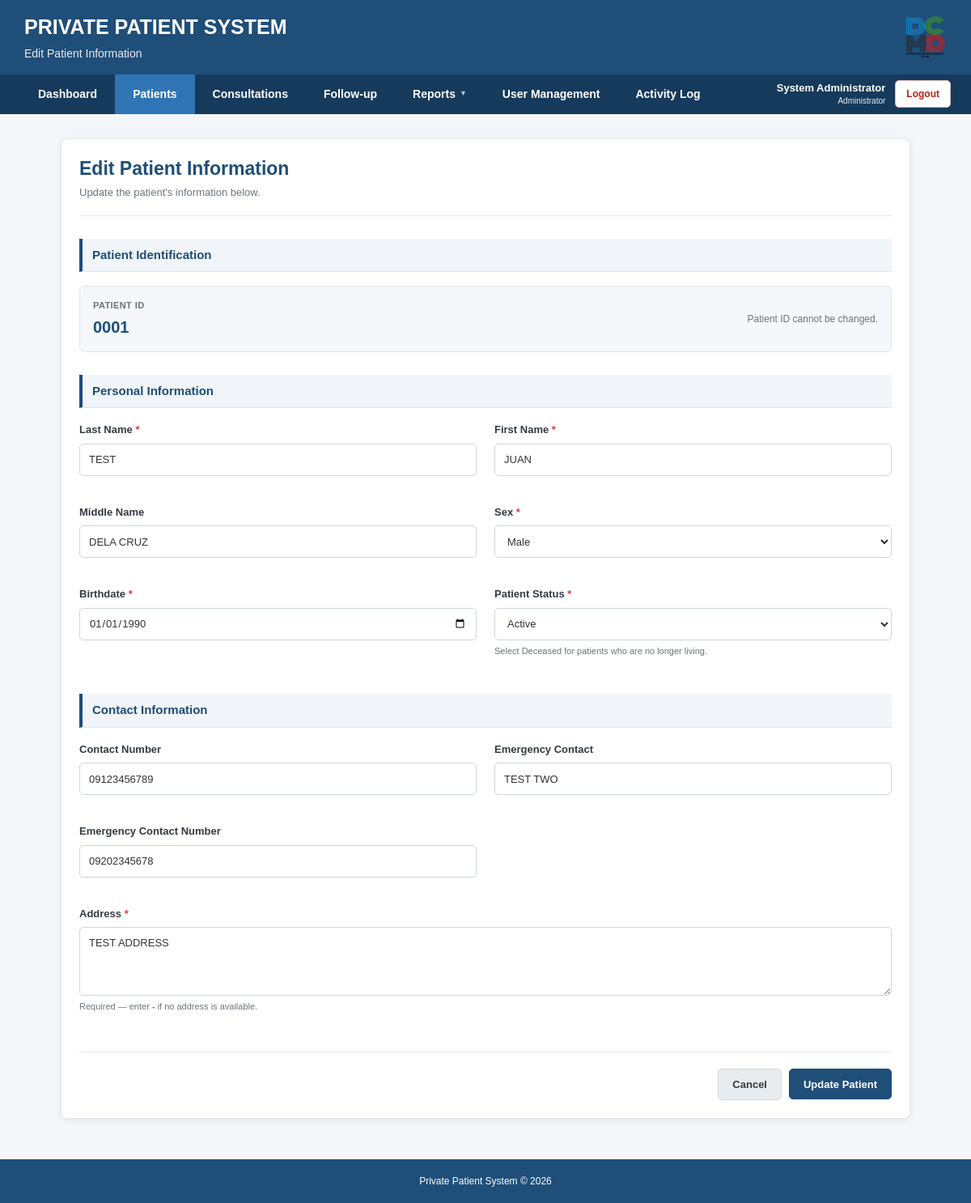
Screenshot of /patients/edit.php?id=12 (signed in) with the database file from the repository.
### tables this page shows
CREATE TABLE IF NOT EXISTS `patients` (
  `id` int(11) NOT NULL AUTO_INCREMENT,
  `patient_id` varchar(10) NOT NULL,
  `last_name` varchar(100) NOT NULL,
  `first_name` varchar(100) NOT NULL,
  `middle_name` varchar(100) DEFAULT NULL,
  `birthdate` date NOT NULL,
  `sex` enum('Male','Female') NOT NULL,
  `address` text,
  `contact_no` varchar(20) DEFAULT NULL,
  `emergency_contact` varchar(150) DEFAULT NULL,
  `emergency_contact_no` varchar(20) DEFAULT NULL,
  `date_registered` date NOT NULL,
  `status` enum('Active','Inactive','Deceased') NOT NULL DEFAULT 'Active',
  `created_at` timestamp NOT NULL DEFAULT CURRENT_TIMESTAMP,
  PRIMARY KEY (`id`),
  UNIQUE KEY `patient_id` (`patient_id`)
);

### patients/edit.php (the view, shortened to what this page needs)
<?php
require_once "../config/database.php";
$id = isset($_GET['id']) ? intval($_GET['id']) : 0;
$sql = "SELECT * FROM patients WHERE id = ?";
$stmt = $conn->prepare($sql);
$stmt->bind_param("i", $id);
$stmt->execute();
$result = $stmt->get_result();
$patient = $result->fetch_assoc();
$currentStatus = !empty($patient['status'])
    ? $patient['status']
    : 'Active';
require_once "../includes/header.php";
require_once "../includes/navigation.php";
?>
<main class="main-container">
    <div class="card edit-patient-card">
        <div class="card-header">
            <div>
                <h2>
                    Edit Patient Information
                </h2>
                <p>
                    Update the patient's information below.
                </p>
            </div>
        </div>
        <form
            action="update.php"
            method="POST"
            id="editPatientForm"
        >
            <div class="section-title">
                Patient Identification
            </div>
            <div class="patient-id-display">
                <div class="patient-id-info">
                    <span class="patient-id-label">
                        Patient ID
                    </span>
                    <span class="patient-id-number">
                        <?php
                        echo htmlspecialchars(
                            $patient['patient_id']
                        );
                        ?>
                    </span>
                </div>
                <div class="patient-id-note">
                    Patient ID cannot be changed.
                </div>
            </div>
            <div class="section-title">
                Personal Information
            </div>
            <div class="form-grid">
                <div class="form-group">
                    <label>
                        Last Name
                        <span class="required">*</span>
                    </label>
                    <input
                        type="text"
                        name="last_name"
                        class="uppercase-field"
                        value="<?php
                            echo htmlspecialchars(
                                $patient['last_name']
                            );
                        ?>"
                        autocomplete="family-name"
                        required
                    >
                </div>
                <div class="form-group">
                    <label>
                        First Name
                        <span class="required">*</span>
                    </label>
                    <input
                        type="text"
                        name="first_name"
                        class="uppercase-field"
                        value="<?php
                            echo htmlspecialchars(
                                $patient['first_name']
                            );
                        ?>"
                        autocomplete="given-name"
                        required
                    >
                </div>
                <div class="form-group">
                    <label>
                        Middle Name
                    </label>
                    <input
                        type="text"
                        name="middle_name"
                        class="uppercase-field"
                        value="<?php
                            echo htmlspecialchars(
                                $patient['middle_name']
                            );
                        ?>"
                    >
                </div>
                <div class="form-group">
                    <label>
                        Sex
                        <span class="required">*</span>
                    </label>
                    <select
                        name="sex"
                        required
                    >
                        <option
                            value="Male"
                            <?php
                            echo (
                                $patient['sex'] == 'Male'
                            )
                                ? 'selected'
                                : '';
                            ?>
                        >
                            Male
                        </option>
                    </select>
                </div>
                <div class="form-group">
                    <label>
                        Birthdate
                        <span class="required">*</span>
                    </label>
                    <input
                        type="date"
                        name="birthdate"
                        value="<?php
                            echo htmlspecialchars(
                                $patient['birthdate']
                            );
                        ?>"
                        max="<?php echo date('Y-m-d'); ?>"
                        required
                    >
                </div>
                <div class="form-group">
                    <label>
                        Patient Status
                        <span class="required">*</span>
                    </label>
                    <select
                        name="status"
                        required
                    >
                        <option
                            value="Active"
                            <?php
                            echo (
                                $currentStatus == 'Active'
                            )
                                ? 'selected'
                                : '';
                            ?>
                        >
                            Active
                        </option>
                    </select>
                    <div class="status-note">
                        Select Deceased for patients who are no longer living.
                    </div>
                </div>
            </div>
            <div class="section-title">
                Contact Information
            </div>
            <div class="form-grid">
                <div class="form-group">
                    <label>
                        Contact Number
                    </label>
                    <input
                        type="text"
                        name="contact_no"
                        maxlength="11"
                        inputmode="numeric"
                        autocomplete="tel"
                        value="<?php
                            echo htmlspecialchars(
                                $patient['contact_no']
                            );
                        ?>"
                        oninput="
                            this.value =
                            this.value
                            .replace(/[^0-9]/g, '')
                            .slice(0, 11);
                        "
                    >
                </div>
                <div class="form-group">
                    <label>
                        Emergency Contact
                    </label>
                    <input
                        type="text"
                        name="emergency_contact"
                        class="uppercase-field"
                        value="<?php
                            echo htmlspecialchars(
                                $patient['emergency_contact']
                            );
                        ?>"
                    >
                </div>
                <div class="form-group">
                    <label>
                        Emergency Contact Number
                    </label>
                    <input
                        type="text"
                        name="emergency_contact_no"
                        maxlength="11"
                        inputmode="numeric"
                        autocomplete="tel"
                        value="<?php
                            echo htmlspecialchars(
                                $patient['emergency_contact_no']
                            );
                        ?>"
                        oninput="
                            this.value =
                            this.value
                            .replace(/[^0-9]/g, '')
                            .slice(0, 11);
                        "
                    >
                </div>
                <div class="form-group form-group-full">
                    <label>
                        Address
                        <span class="required">*</span>
                    </label>
                    <textarea
                        name="address"
                        id="address"
                        class="uppercase-field"
                        required
                    ><?php
                        echo htmlspecialchars(
                            $patient['address']
                        );
                    ?></textarea>
                    <div class="field-note">
                        Required — enter <strong>-</strong> if no address is available.
                    </div>
                </div>
            </div>
            <div class="form-actions">
                <a
                    href="view.php?id=<?php echo $id; ?>"
                    class="btn btn-cancel"
                >
                    Cancel
                </a>
                <button
                    type="submit"
                    class="btn btn-update"
                >
                    Update Patient
                </button>
            </div>
        </form>
    </div>
</main>
<?php
require_once "../includes/footer.php";
?>

### css/style.css (style rules this page uses)
* { box-sizing: border-box; margin: 0; padding: 0; }
html, body { min-height: 100%; }
body { font-family: Arial, Helvetica, sans-serif; background: #f4f6f9; color: #333; line-height: 1.5; min-height: 100vh; display: flex; flex-direction: column; }
.main-container { max-width: 1400px; width: 100%; margin: 0 auto; padding: 30px; flex: 1; }
.card { background: white; border-radius: 8px; padding: 22px; margin-bottom: 25px; box-shadow: 0 2px 8px rgba(0, 0, 0, 0.08); border: 1px solid #e3e7eb; }
.btn { display: inline-flex; align-items: center; justify-content: center; min-height: 38px; padding: 9px 16px; border-radius: 5px; border: none; text-decoration: none; cursor: pointer; font-size: 13px; font-weight: 600; transition: 0.2s ease; white-space: nowrap; }
.form-group { margin-bottom: 17px; }
.form-group label { display: block; margin-bottom: 6px; font-size: 13px; font-weight: 600; color: #444; }
input, select, textarea { width: 100%; padding: 10px 12px; border: 1px solid #ced4da; border-radius: 5px; font-family: Arial, Helvetica, sans-serif; font-size: 14px; background: white; }
textarea { min-height: 100px; resize: vertical; }

### patients/edit.php (style rules this page uses)
.edit-patient-card { max-width: 1050px; margin: 0 auto 20px; }
.edit-patient-card .card-header { display: flex; align-items: center; justify-content: space-between; padding-bottom: 18px; margin-bottom: 5px; border-bottom: 1px solid #e5e9ee; }
.edit-patient-card .card-header h2 { margin: 0; color: #1f4e78; font-size: 23px; font-weight: 700; line-height: 1.3; }
.edit-patient-card .card-header p { margin: 5px 0 0; color: #6c757d; font-size: 13px; }
.edit-patient-card .section-title { margin-top: 28px; margin-bottom: 17px; padding: 9px 12px; background: #f1f5f9; border-left: 4px solid #1f4e78; border-bottom: 1px solid #e1e6eb; color: #1f4e78; font-size: 15px; font-weight: 700; }
.edit-patient-card .form-grid { display: grid; grid-template-columns: repeat(2, minmax(0, 1fr)); gap: 18px 22px; }
.edit-patient-card .form-group { display: flex; flex-direction: column; }
.edit-patient-card .form-group-full { grid-column: 1 / -1; }
.edit-patient-card .form-group label { margin-bottom: 7px; color: #343a40; font-size: 13px; font-weight: 600; }
.edit-patient-card .required { color: #dc3545; font-weight: 700; }
.edit-patient-card input, .edit-patient-card select, .edit-patient-card textarea { width: 100%; min-height: 40px; padding: 9px 11px; background: #ffffff; border: 1px solid #cfd6dd; border-radius: 5px; color: #333; font-family: Arial, Helvetica, sans-serif; font-size: 13px; outline: none; transition: border-color 0.15s ease, box-shadow 0.15s ease, background 0.15s ease; }
.edit-patient-card textarea { min-height: 85px; resize: vertical; line-height: 1.5; }
.edit-patient-card select { cursor: pointer; }
.edit-patient-card input[type="date"] { cursor: pointer; }
.patient-id-display { display: flex; align-items: center; justify-content: space-between; gap: 20px; padding: 15px 16px; background: #f5f7fa; border: 1px solid #e1e6eb; border-radius: 6px; margin-bottom: 8px; }
.patient-id-info { display: flex; flex-direction: column; gap: 3px; }
.patient-id-label { color: #6c757d; font-size: 11px; font-weight: 600; text-transform: uppercase; letter-spacing: 0.4px; }
.patient-id-number { color: #1f4e78; font-size: 20px; font-weight: 700; }
.patient-id-note { color: #6c757d; font-size: 12px; }
.field-note { margin-top: 6px; color: #6c757d; font-size: 11px; line-height: 1.4; }
.status-note { margin-top: 6px; color: #6c757d; font-size: 11px; line-height: 1.4; }
.edit-patient-card .form-actions { display: flex; justify-content: flex-end; align-items: center; gap: 9px; margin-top: 30px; padding-top: 20px; border-top: 1px solid #e5e9ee; }
.edit-patient-card .form-actions .btn { min-height: 38px; padding: 9px 17px; border-radius: 5px; font-size: 13px; font-weight: 600; text-decoration: none; }
.edit-patient-card .btn-cancel { background: #e9ecef; color: #343a40; border: 1px solid #d5d9dd; }
.edit-patient-card .btn-update { background: #1f4e78; color: #ffffff; border: 1px solid #1f4e78; cursor: pointer; }

### rows the page displays
patients: patient "0001", last_name "TEST", first_name "JUAN", middle_name "DELA CRUZ", sex "Male", birthdate "01/01/1990", status "Active", contact_no "09123456789", emergency_contact "TEST TWO", emergency_contact_no "09202345678", address "TEST ADDRESS"

### other values shown
$pageSubtitle "Edit Patient Information"
$loggedInName "System Administrator"
$loggedInRole "Administrator"
